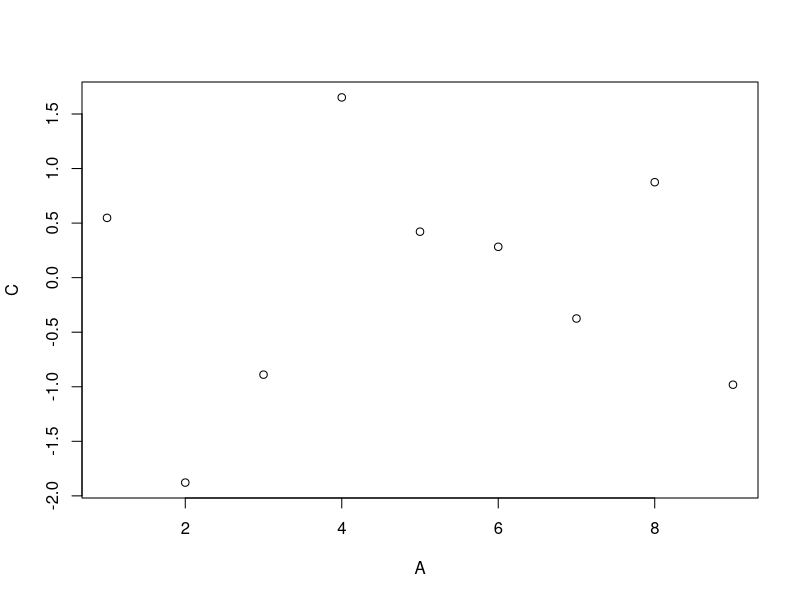

The R script that drew this image:
# Data.table 

# Obs: Caso tenha problemas com a acentuação, consulte este link:
# https://support.rstudio.com/hc/en-us/articles/200532197-Character-Encoding

# Configurando o diretório de trabalho
# Coloque entre aspas o diretório de trabalho que você está usando no seu computador
# Não use diretórios com espaço no nome
# setwd("C:/FCD/BigDataRAzure/Cap07")
setwd("C:\\desenvolvimento\\cursos\\DSAcademy_BigDataAnalytics-com-R-e-MicrosoftAzureMachineLearning\\Cap07")
getwd()

# Instalando os pacotes
install.packages("data.table")
library(data.table)


# Criando 2 vetores
vec1 <- c(1, 2, 3, 4)
vec2 <- c('Vermelho', 'Verde', 'Marrom', 'Laranja')


# Criando um data.table
?data.table
dt1 <- data.table(vec1, vec2)
dt1
class(dt1)

# Slicing do data.table
dt2 <- data.table(A = 1:9, B = c("Z", "W", "Q"), C = rnorm(9), D = TRUE)
dt2
class(dt2)
dt2[1,1]
dt2[3:5,]
dt2[, .(B, C)]

# Aplicando função ao data.table
dt2[, .(Total = sum(A), Mean = mean(C))]
dt2[, plot(A, C)]
dt2[, .(MySum = sum(A)), by = .(Grp = A%%2)]

# Definindo valores por grupos
dt3 <- data.table(B = c("a", "b", "c", "d", "e", "a", "b", "c", "d", "e"), 
                  val = as.integer(c(6:10, 1:5)))
dt3

# Operações com data.tables
dt4 <- data.table(A = rep(letters[2:1], each = 4L), 
                  B = rep(1:4, each = 2L), 
                  C = sample(8))

dt4
new_dt4 <- dt4[, sum(C), by = A]
new_dt4
class(new_dt4)
new_dt4[order(A)]

new_dt4 <- dt4[, sum(B), by = A][order(A)]
new_dt4

# Iris
dt5 <- as.data.table(iris)
dt5
dt5[, .(Sepal.Length = median(Sepal.Length),
         Sepal.Width = median(Sepal.Width),
         Petal.Length = median(Petal.Length),
         Petal.Width = median(Petal.Width)),
     by = Species]

# O parâmetro .SD significa Subset Data e um subset é criado considerando a coluna Species e depois 
# é calculda a mediana. O resultado deve ser igual ao comando anterior. 
# O .SD faz parte da notação do pacote data.table.
# O .SD significa subset table
dt5[, lapply(.SD, median), by = Species]












